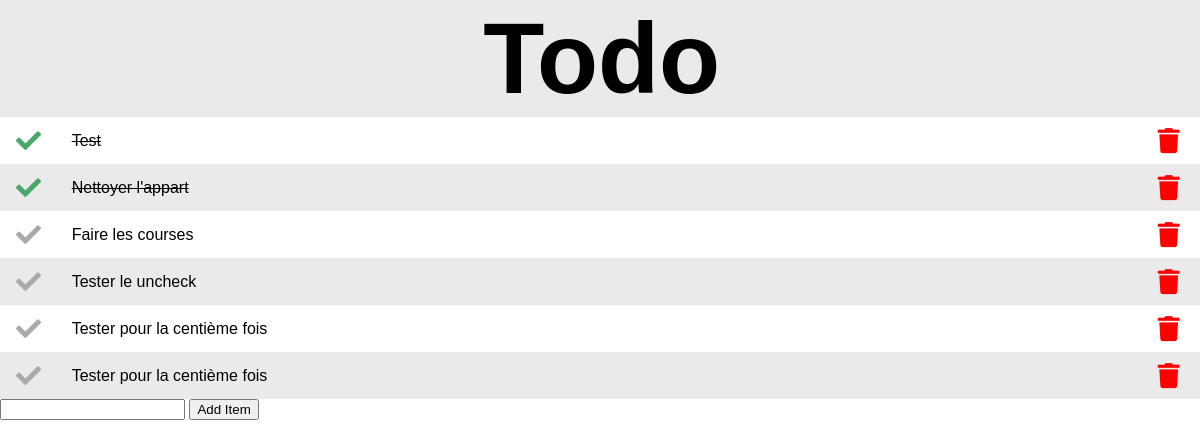
The app's page /, older data.
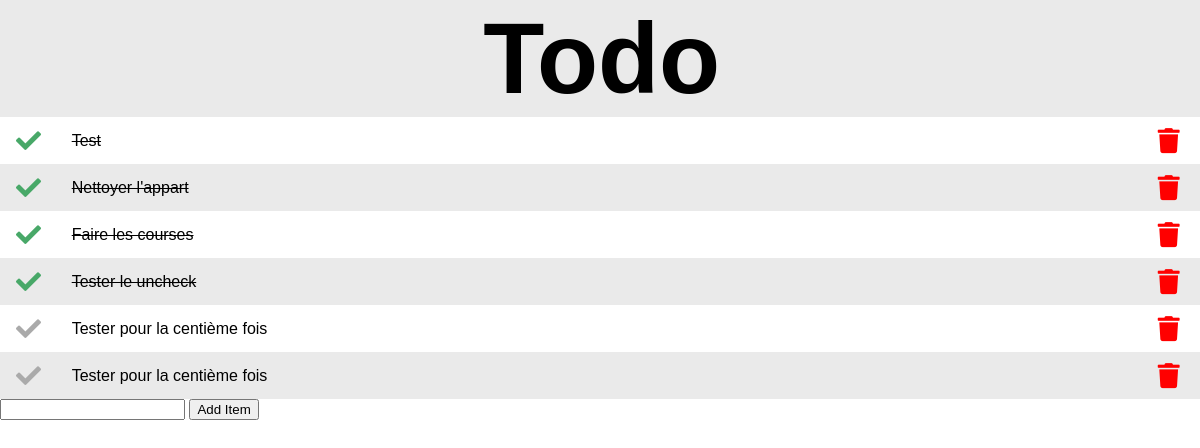
The same page, newer data.
### tables this page shows
CREATE TABLE tasks (
            id INTEGER
                constraint tasks_pk
                primary key autoincrement,
            name TEXT,
            checked INTEGER default 0
        );

### src/Models/TaskRepository.php (called while the page is built, shortened)
<?php
class TaskRepository
{
    public function getAll(): array
    {
        $db = Database::getInstance();
        $query = $db->query("SELECT * FROM " . self::TABLE, PDO::FETCH_ASSOC);
        return $query->fetchAll();
    }
}

### index.php (the view, shortened to what this page needs)
<?php
$taskRepository = new TaskRepository();
$taskRepository->initialize();
?>
<html lang="fr">
<head>
    <link rel="stylesheet" href="https://cdnjs.cloudflare.com/ajax/libs/font-awesome/5.12.0-1/css/all.min.css"/>
</head>
<body>
<?php
$tasks = $taskRepository->getAll();
?>
<table>
    <tr>
        <th></th>
        <th class="taskname-column">Todo</th>
        <th></th>
    </tr>
    <?php
    foreach ($tasks as $task) {
        echo "<tr><form method='get' action=''><td>";
        if ($task["checked"]) {
            echo "<button class='btn-no-style' type='submit' name='action' value='uncheck'><i class='checked-icon fas fa-check'></i></button>";
        } else {
            echo "<button class='btn-no-style' type='submit' name='action' value='check'><i class='checked-icon-grey fas fa-check'></i></button>";
        }
        echo "</td><td class='" . ($task["checked"] ? 'checked' : '') . "'>";
        $search = array("_", "-", "\\");
        $toReplace = array(" ", "'", "");
        echo str_replace($search, $toReplace, $task["name"]);
        echo "</td><td>";
        echo "<button class='btn-no-style' type='submit' name='action' value='delete'><i class='trash-icon fas fa-trash'></i></button>";
        echo "</form>";
        echo "</td></tr>";
    }
    ?>
</table>
<form method="get" action="">
    <input type="text" name="name" autofocus="autofocus"/>
    <button type="submit" name="action" value="add">Add Item</button>
</form>
</body>
</html>

Row changes from the older to the newer data that the page shows:
changed tasks "Faire les courses": checked 0 → 1 (drawn)
changed tasks "Tester le uncheck": checked 0 → 1 (drawn)
